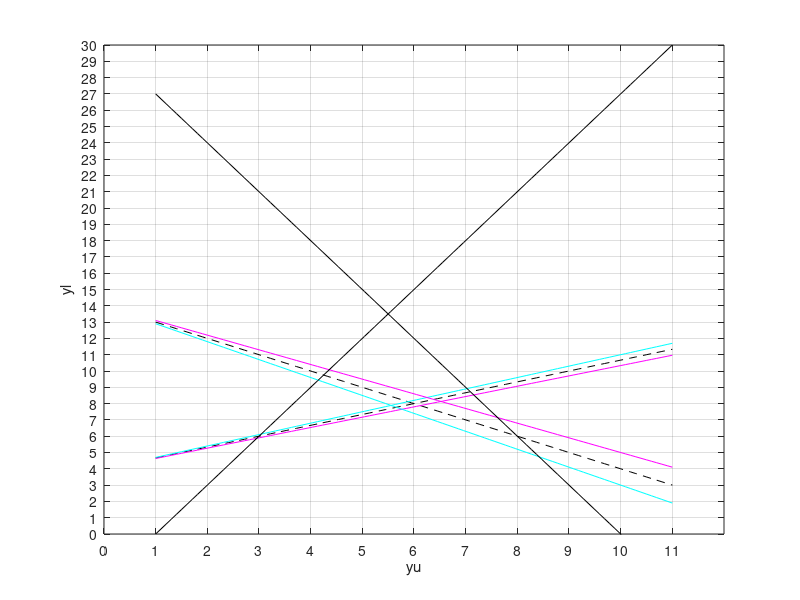
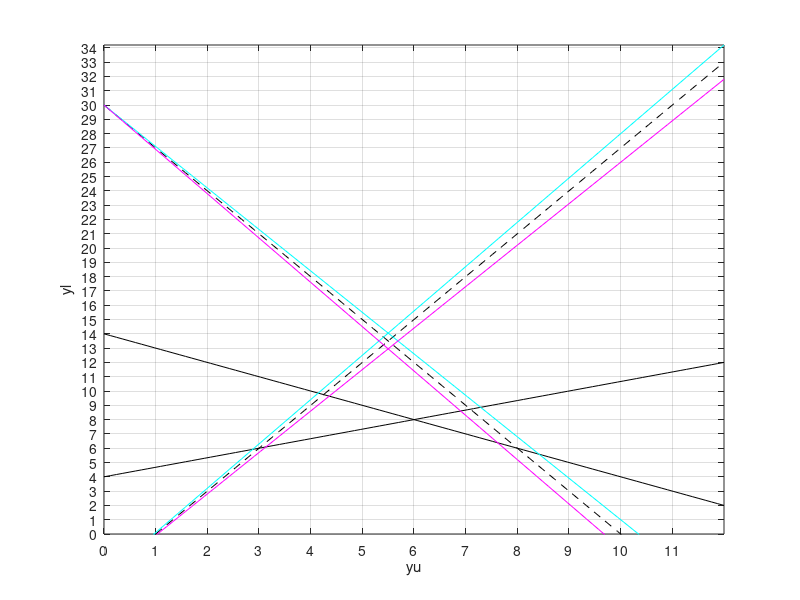

Reproduce these figures in MATLAB, in order.
yu=linspace(1,11,100);
figure()
plot(yu,(12+2*yu)/3,'k--')
hold on
plot(yu,(14-yu),'k--')

plot(yu,(12+1.9*yu)/3,'m')
plot(yu,(12+2.1*yu)/3,'c')

plot(yu,(14-0.9*yu),'m')
plot(yu,(14-1.1*yu),'c')

plot(yu,(-3+3*yu),'k')
plot(yu,30-3*yu,'k')

xlabel('yu')
ylabel('yl')
ylim([0 inf])

xticks(0:1:11)
yticks(0:1:30)
grid on
hold on

saveas(gcf,'ToyExample2RobustUpperLevel.jpg')

%% Robust Lower Level

yu=linspace(0,12,100);
figure()

plot(yu,(12+2*yu)/3,'k')
hold on

plot(yu,(14-yu),'k')

plot(yu,(-3+3*yu),'k--')
plot(yu,30-3*yu,'k--')

plot(yu,(-3+3.1*yu),'c')
plot(yu,30-2.9*yu,'c')

plot(yu,(-3+2.9*yu),'m')
plot(yu,30-3.1*yu,'m')

xlabel('yu')
ylabel('yl')
xticks(0:1:11)
yticks(0:1:35)
ylim([0 inf])
grid on
saveas(gcf,'ToyExample2RobustLowerLevel.jpg')